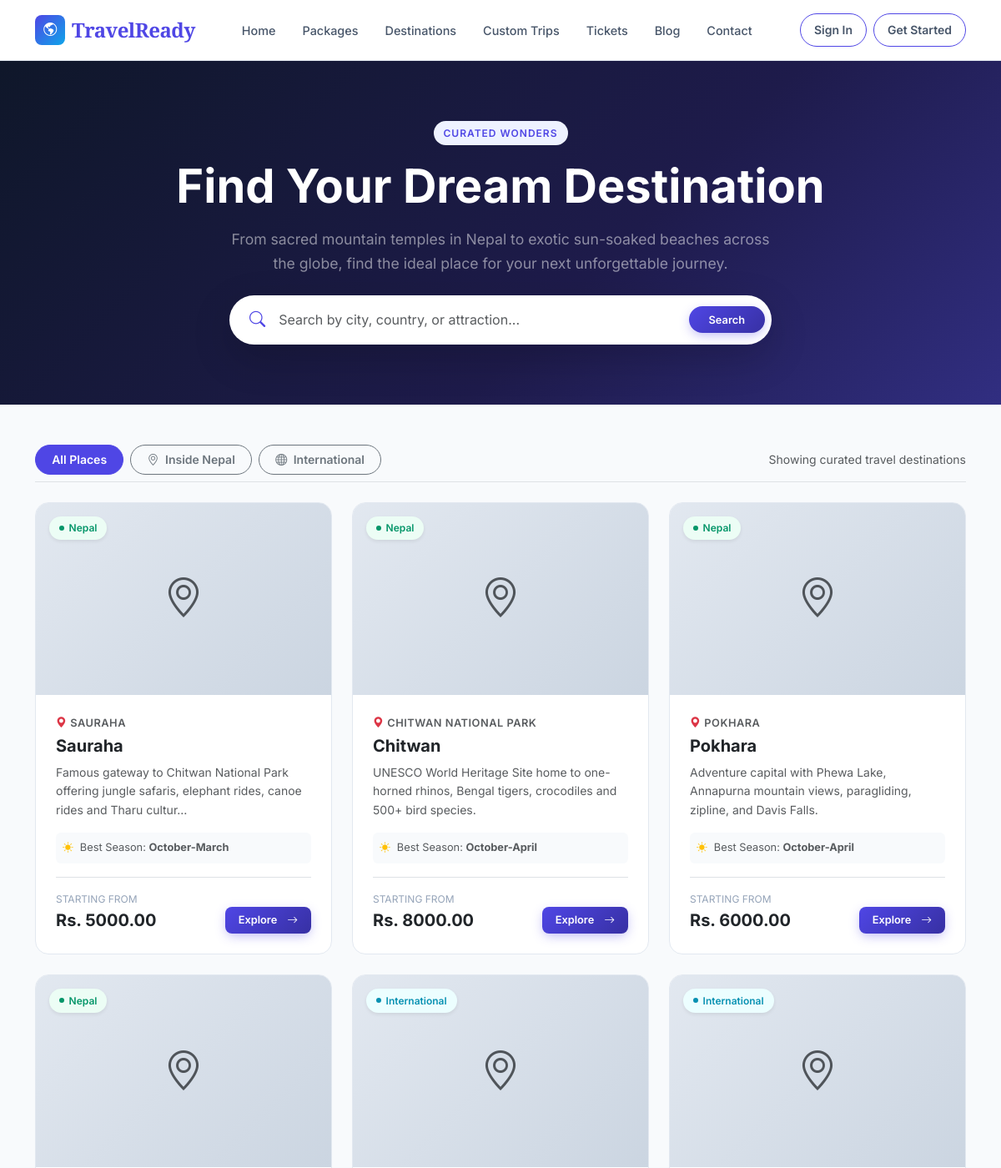
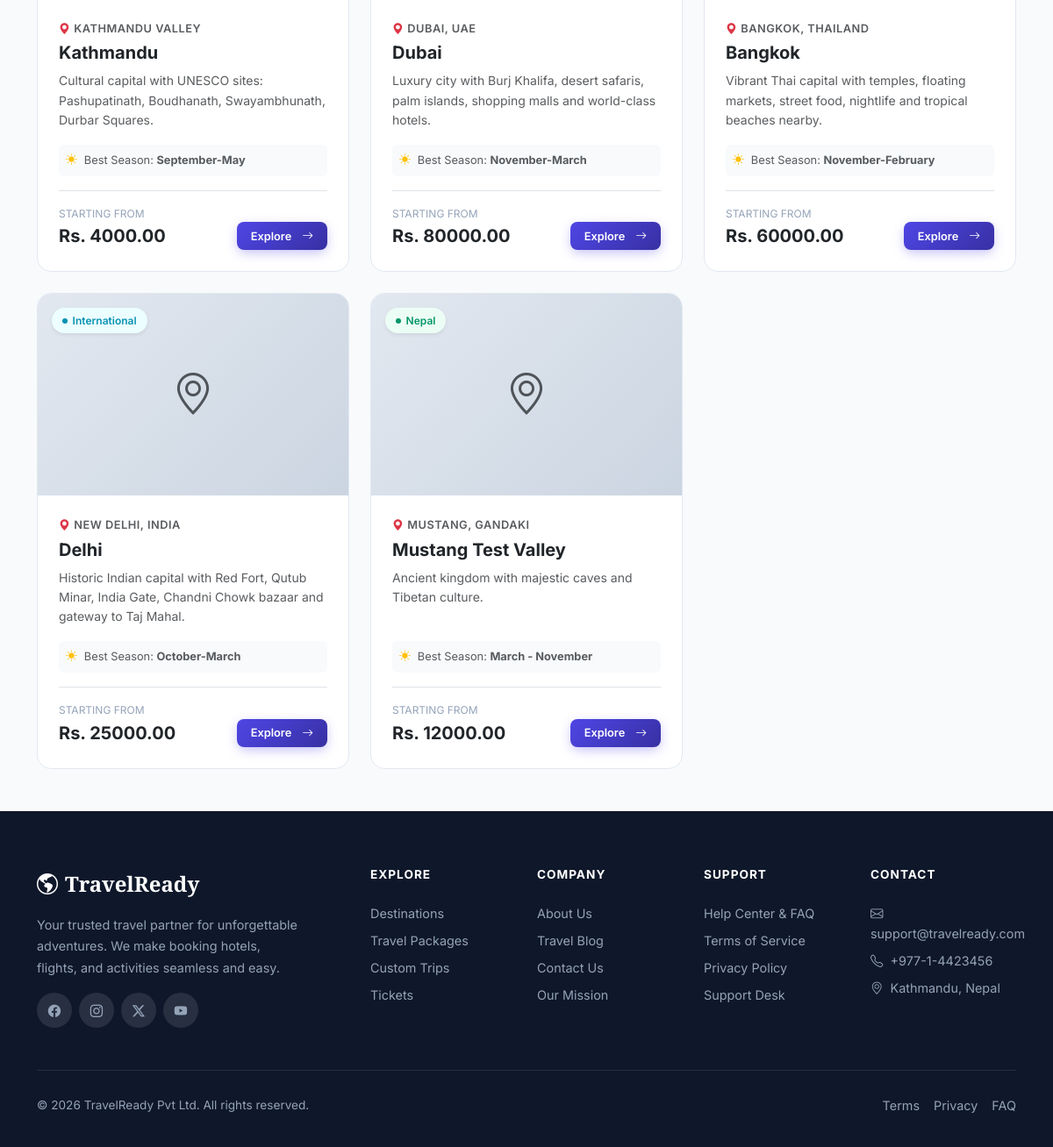
/destinations/, run on the app's committed database (2 pictures, top to bottom).
### apps/destinations/models.py (models this page shows, shortened)
class Destination(models.Model):
    DESTINATION_TYPE = [
        ('INSIDE_COUNTRY', 'Inside Country'),
        ('OUTSIDE_COUNTRY', 'Outside Country'),
    ]
    STATUS = [
        ('Active', 'Active'),
        ('Inactive', 'Inactive'),
    ]
    name = models.CharField(max_length=200)
    slug = models.SlugField(unique=True, max_length=200)
    destination_type = models.CharField(
        max_length=20,
        choices=DESTINATION_TYPE,
        default='INSIDE_COUNTRY',
    )
    location = models.CharField(max_length=200, blank=True)
    district = models.CharField(max_length=100, blank=True)
    description = models.TextField()
    main_image = models.ImageField(
        upload_to='destinations/main/',
        blank=True,
        null=True,
    )
    rules_regulations = models.TextField(blank=True)
    best_season = models.CharField(max_length=200, blank=True)
    base_visit_cost = models.DecimalField(
        max_digits=10,
        decimal_places=2,
        default=0,
    )
    status = models.CharField(
        max_length=10,
        choices=STATUS,
        default='Active',
    )
    created_at = models.DateTimeField(auto_now_add=True)
    updated_at = models.DateTimeField(auto_now=True)

### apps/destinations/views.py (the view, shortened to what this page needs)
# urls.py: path('', views.destination_list, name='destination_list'),
def destination_list(request):
    destinations = Destination.objects.filter(status='Active')
    destination_type = request.GET.get('type', '')
    search_query = request.GET.get('search', '')
    if destination_type:
        destinations = destinations.filter(destination_type=destination_type)
    context = {
        'destinations': destinations,
        'destination_type': destination_type,
        'search_query': search_query,
    }
    return render(request, 'destinations/list.html', context)

### templates/destinations/list.html (shortened to what this page needs)
{% extends 'base.html' %}
{% block content %}
<div class="position-relative py-5" style="background: linear-gradient(135deg, #0f172a 0%, #1e1b4b 60%, #312e81 100%); color: white;">
    <div class="container py-4 text-center">
        <span class="tr-badge tr-badge-primary mb-3 text-uppercase" style="letter-spacing:1px;font-size:0.75rem;">Curated Wonders</span>
        <h1 class="display-4 fw-bold mb-3 font-playfair"style="color: white;">Find Your Dream Destination</h1>
        <p class="text-white-50 mx-auto mb-4" style="max-width: 650px; font-size: 1.1rem;">
            From sacred mountain temples in Nepal to exotic sun-soaked beaches across the globe, find the ideal place for your next unforgettable journey.
        </p>
        <div class="mx-auto" style="max-width: 650px;">
            <form hx-post="{% url 'destinations:search_destinations_htmx' %}"
                  hx-trigger="keyup changed delay:300ms from:find input"
                  hx-target="#dest-grid"
                  class="position-relative">
                <div class="d-flex align-items-center bg-white p-2 rounded-pill shadow-lg">
                    <span class="ps-3 text-muted"><i class="bi bi-search" style="font-size: 1.2rem; color: #4f46e5;"></i></span>
                    <input type="text" name="q" class="form-control border-0 shadow-none px-3"
                           placeholder="Search by city, country, or attraction..."
                           style="font-size: 1rem; background: transparent;">
                    <button type="submit" class="tr-btn tr-btn-primary tr-btn-sm rounded-pill px-4">
                        Search
                    </button>
                </div>
            </form>
        </div>
    </div>
</div>
<div class="container py-5">
    <div class="d-flex flex-wrap justify-content-between align-items-center gap-3 mb-4 pb-2 border-bottom">
        <div class="d-flex flex-wrap gap-2">
            <a href="{% url 'destinations:destination_list' %}"
               class="btn btn-sm {% if not request.GET.type %}btn-primary{% else %}btn-outline-secondary{% endif %}"
               style="border-radius: 100px; padding: 0.4rem 1.2rem; font-weight: 600;">
                All Places
            </a>
            <a href="{% url 'destinations:destination_list' %}?type=INSIDE_COUNTRY"
               class="btn btn-sm {% if request.GET.type == 'INSIDE_COUNTRY' %}btn-primary{% else %}btn-outline-secondary{% endif %}"
               style="border-radius: 100px; padding: 0.4rem 1.2rem; font-weight: 600;">
                <i class="bi bi-geo-alt me-1"></i> Inside Nepal
            </a>
            <a href="{% url 'destinations:destination_list' %}?type=OUTSIDE_COUNTRY"
               class="btn btn-sm {% if request.GET.type == 'OUTSIDE_COUNTRY' %}btn-primary{% else %}btn-outline-secondary{% endif %}"
               style="border-radius: 100px; padding: 0.4rem 1.2rem; font-weight: 600;">
                <i class="bi bi-globe me-1"></i> International
            </a>
        </div>
        <div>
            <span class="text-muted small">Showing curated travel destinations</span>
        </div>
    </div>
    <div id="dest-grid">
        {% include 'destinations/partials/destination_cards.html' with destinations=destinations %}
    </div>
</div>
{% endblock %}

### templates/destinations/partials/destination_cards.html (shortened to what this page needs)
{% if destinations %}
<div class="row g-4">
    {% for dest in destinations %}
    <div class="col-lg-4 col-md-6 animate-fadeInUp">
        <div class="tr-card h-100 d-flex flex-column">
            <div class="card-img-wrapper position-relative" style="height: 230px; overflow: hidden;">
                {% if dest.main_image %}
                <img src="{{ dest.main_image.url }}" class="card-img-top w-100 h-100" style="object-fit: cover; transition: transform 0.4s ease;" alt="{{ dest.name }}">
                {% else %}
                <div class="w-100 h-100 d-flex align-items-center justify-content-center" style="background: linear-gradient(135deg, #e2e8f0, #cbd5e1);">
                    <i class="bi bi-geo-alt text-muted" style="font-size: 3rem;"></i>
                </div>
                {% endif %}
                <div class="position-absolute top-0 start-0 m-3 d-flex gap-2">
                    <span class="tr-badge {% if dest.destination_type == 'INSIDE_COUNTRY' %}tr-badge-success{% else %}tr-badge-info{% endif %} shadow-sm">
                        <span class="tr-badge-dot"></span>
                        {% if dest.destination_type == 'INSIDE_COUNTRY' %}Nepal{% else %}International{% endif %}
                    </span>
                </div>
            </div>
            <div class="card-body p-4 d-flex flex-column flex-grow-1">
                {% if dest.location %}
                <div class="d-flex align-items-center gap-1 text-muted mb-1" style="font-size: 0.8rem; font-weight: 600; text-transform: uppercase; letter-spacing: 0.5px;">
                    <i class="bi bi-geo-alt-fill text-danger"></i> {{ dest.location }}
                </div>
                {% endif %}
                <h5 class="fw-bold mb-2 text-dark">{{ dest.name }}</h5>
                <p class="text-muted small mb-3 flex-grow-1" style="line-height: 1.6;">
                    {{ dest.description|truncatechars:110 }}
                </p>
                {% if dest.best_season %}
                <div class="mb-3 d-flex align-items-center gap-2 p-2 rounded" style="background: #f8fafc; font-size: 0.8rem;">
                    <i class="bi bi-sun-fill text-warning"></i>
                    <span class="text-muted">Best Season: <strong>{{ dest.best_season }}</strong></span>
                </div>
                {% endif %}
                <div class="d-flex justify-content-between align-items-end pt-3 mt-auto border-top">
                    <div>
                        <div style="font-size: 0.75rem; color: #94a3b8; text-transform: uppercase;">Starting from</div>
                        <div class="fw-bold text-dark fs-5">Rs. {{ dest.base_visit_cost }}</div>
                    </div>
                    <a href="{% url 'destinations:destination_detail' dest.slug %}" class="tr-btn tr-btn-primary tr-btn-sm">
                        Explore <i class="bi bi-arrow-right ms-1"></i>
                    </a>
                </div>
            </div>
        </div>
    </div>
    {% endfor %}
</div>
{% endif %}

### static/css/travelready.css (style rules this page uses)
:root { --tr-primary: #4f46e5; --tr-primary-light: #818cf8; --tr-primary-dark: #3730a3; --tr-primary-50: #eef2ff; --tr-primary-100: #e0e7ff; --tr-secondary: #0ea5e9; --tr-accent: #f59e0b; --tr-success: #10b981; --tr-danger: #ef4444; --tr-warning: #f59e0b; --tr-info: #06b6d4; --tr-gray-50: #f8fafc; --tr-gray-100: #f1f5f9; --tr-gray-200: #e2e8f0; --tr-gray-300: #cbd5e1; --tr-gray-400: #94a3b8; --tr-gray-500: #64748b; --tr-gray-600: #475569; --tr-gray-700: #334155; --tr-gray-800: #1e293b; --tr-gray-900: #0f172a; --tr-font-sans: 'Inter', -apple-system, BlinkMacSystemFont, 'Segoe UI', sans-serif; --tr-font-display: 'Playfair Display', Georgia, serif; --tr-radius-sm: 8px; --tr-radius-md: 12px; --tr-radius-lg: 16px; --tr-radius-xl: 24px; --tr-radius-full: 9999px; --tr-shadow-sm: 0 1px 2px 0 rgba(0,0,0,0.05); --tr-shadow: 0 1px 3px 0 rgba(0,0,0,0.1), 0 1px 2px -1px rgba(0,0,0,0.1); --tr-shadow-md: 0 4px 6px -1px rgba(0,0,0,0.1), 0 2px 4px -2px rgba(0,0,0,0.1); --tr-shadow-lg: 0 10px 15px -3px rgba(0,0,0,0.1), 0 4px 6px -4px rgba(0,0,0,0.1); --tr-shadow-xl: 0 20px 25px -5px rgba(0,0,0,0.1), 0 8px 10px -6px rgba(0,0,0,0.1); --tr-transition: all 0.3s cubic-bezier(0.4, 0, 0.2, 1); --tr-transition-fast: all 0.15s cubic-bezier(0.4, 0, 0.2, 1); }
*, *::before, *::after { box-sizing: border-box; }
html { scroll-behavior: smooth; }
body { font-family: var(--tr-font-sans); color: var(--tr-gray-800); background: var(--tr-gray-50); line-height: 1.6; -webkit-font-smoothing: antialiased; -moz-osx-font-smoothing: grayscale; }
h1, h2, h3, h4, h5, h6 { font-weight: 700; line-height: 1.3; color: var(--tr-gray-900); }
.animate-fadeInUp { animation: fadeInUp 0.6s ease forwards; }
.tr-card { background: white; border: 1px solid var(--tr-gray-200); border-radius: var(--tr-radius-lg); overflow: hidden; transition: var(--tr-transition); }
.tr-card .card-img-wrapper { overflow: hidden; position: relative; }
.tr-card .card-body { padding: 1.25rem; }
.tr-btn { display: inline-flex; align-items: center; justify-content: center; gap: 0.5rem; font-weight: 600; font-size: 0.9rem; padding: 0.65rem 1.5rem; border-radius: var(--tr-radius-sm); border: none; cursor: pointer; transition: var(--tr-transition); text-decoration: none; line-height: 1.5; }
.tr-btn-primary { background: linear-gradient(135deg, var(--tr-primary), var(--tr-primary-dark)); color: white; box-shadow: 0 4px 14px -2px rgba(79,70,229,0.4); }
.tr-btn-sm { padding: 0.4rem 1rem; font-size: 0.8rem; }
.tr-badge { display: inline-flex; align-items: center; gap: 0.35rem; padding: 0.3rem 0.75rem; border-radius: var(--tr-radius-full); font-size: 0.75rem; font-weight: 600; }
.tr-badge-success { background: #ecfdf5; color: #059669; }
.tr-badge-info { background: #ecfeff; color: #0891b2; }
.tr-badge-primary { background: var(--tr-primary-50); color: var(--tr-primary); }
.tr-badge-dot { width: 6px; height: 6px; border-radius: 50%; display: inline-block; }
.tr-badge-success .tr-badge-dot { background: #059669; }
.tr-badge-info .tr-badge-dot { background: #0891b2; }
.btn-primary { background: var(--tr-primary); border-color: var(--tr-primary); }
.form-control, .form-select { border-radius: var(--tr-radius-sm); border-color: var(--tr-gray-300); padding: 0.6rem 1rem; }

### data on the page
Destination: destination_type "Nepal", location "SAURAHA", name "Sauraha", description "Famous gateway to Chitwan National Park offering jungle safaris, elephant rides, canoe rides and Tharu cultur…", best_season "October-March", base_visit_cost "5000.00"
Destination: destination_type "Nepal", location "CHITWAN NATIONAL PARK", name "Chitwan", description "UNESCO World Heritage Site home to one-horned rhinos, Bengal tigers, crocodiles and 500+ bird species.", best_season "October-April", base_visit_cost "8000.00"
Destination: destination_type "Nepal", location "POKHARA", name "Pokhara", description "Adventure capital with Phewa Lake, Annapurna mountain views, paragliding, zipline, and Davis Falls.", best_season "October-April", base_visit_cost "6000.00"
Destination: destination_type "Nepal", location "KATHMANDU VALLEY", name "Kathmandu", description "Cultural capital with UNESCO sites: Pashupatinath, Boudhanath, Swayambhunath, Durbar Squares.", best_season "September-May", base_visit_cost "4000.00"
Destination: destination_type "International", location "DUBAI, UAE", name "Dubai", description "Luxury city with Burj Khalifa, desert safaris, palm islands, shopping malls and world-class hotels.", best_season "November-March", base_visit_cost "80000.00"
Destination: destination_type "International", location "BANGKOK, THAILAND", name "Bangkok", description "Vibrant Thai capital with temples, floating markets, street food, nightlife and tropical beaches nearby.", best_season "November-February", base_visit_cost "60000.00"
Destination: destination_type "International", location "NEW DELHI, INDIA", name "Delhi", description "Historic Indian capital with Red Fort, Qutub Minar, India Gate, Chandni Chowk bazaar and gateway to Taj Mahal.", best_season "October-March", base_visit_cost "25000.00"
Destination: destination_type "Nepal", location "MUSTANG, GANDAKI", name "Mustang Test Valley", description "Ancient kingdom with majestic caves and Tibetan culture.", best_season "March - November", base_visit_cost "12000.00"
